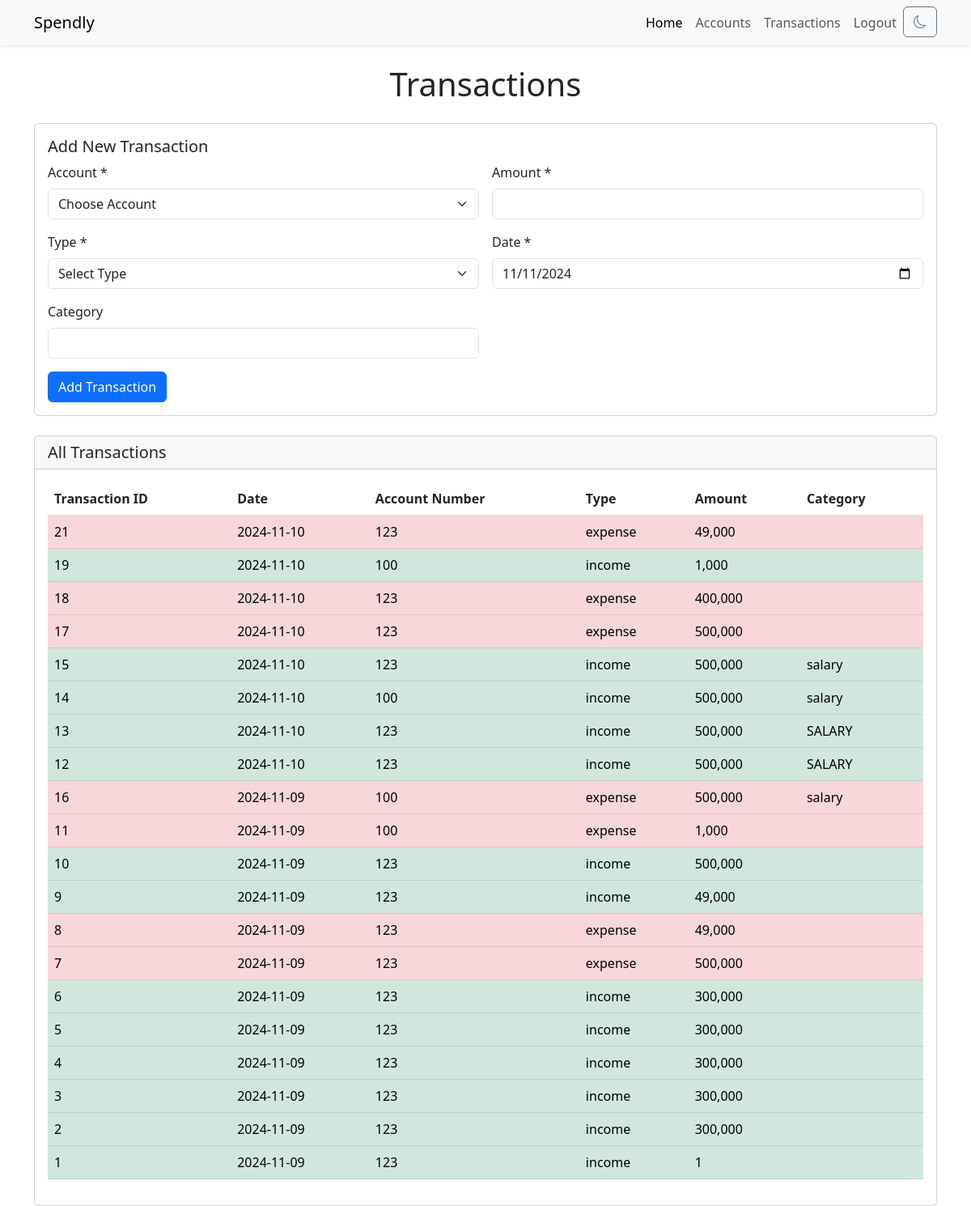
Page /transactions (signed in) on the earlier database version.
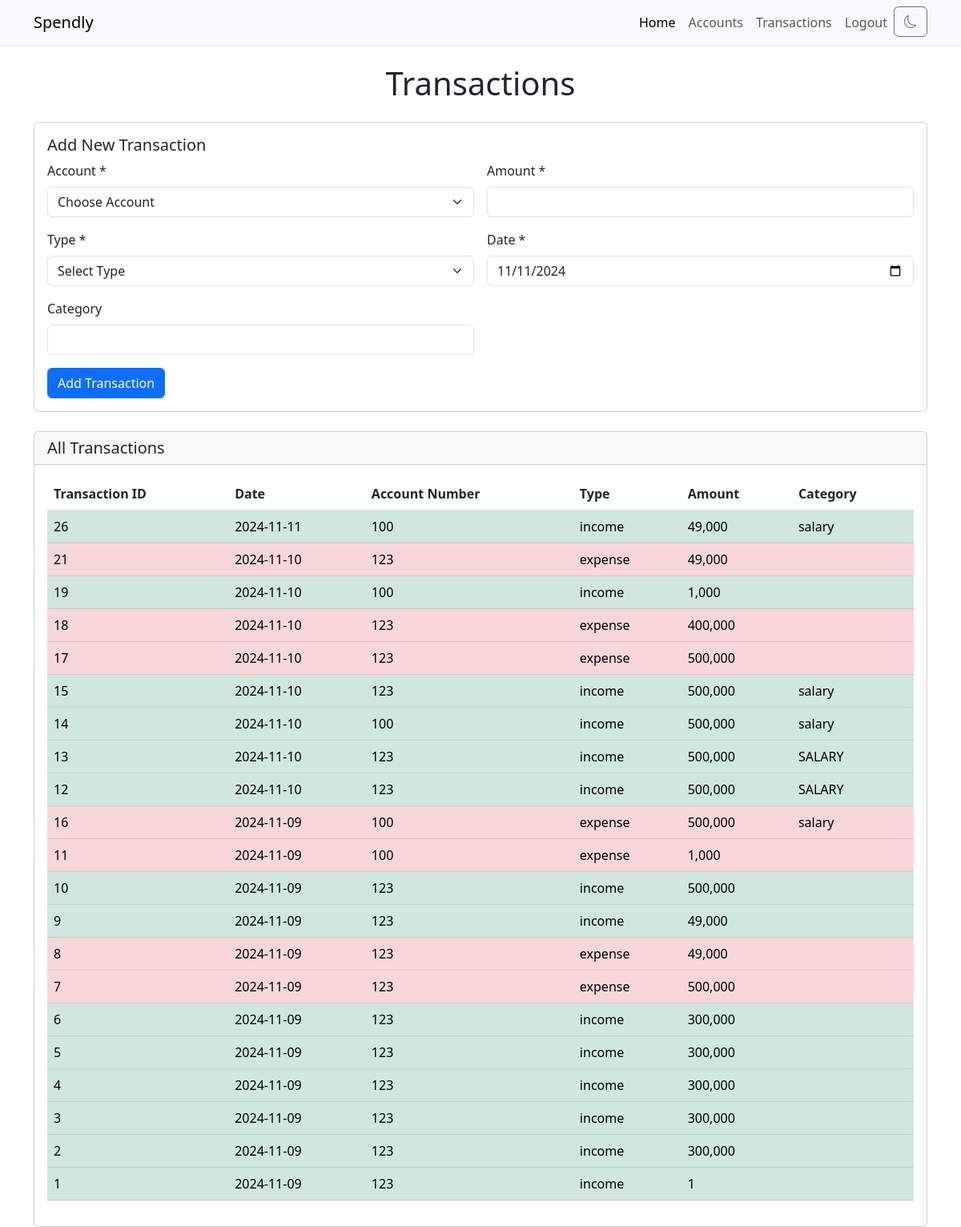
Same page on the later database version.
### app.py (models this page shows, shortened)
class TransactionsTable(db.Model):
    __tablename__ = 'transactions'
    tno = db.Column(db.Integer, primary_key = True, autoincrement = True)
    userid = db.Column(db.Integer, db.ForeignKey("users.id", ondelete='CASCADE'), nullable = False)
    date = db.Column(db.String, nullable = False)
    accno = db.Column(db.Integer, db.ForeignKey("accounts.accno"), nullable = False)
    type = db.Column(db.String, nullable = False)
    amount = db.Column(db.Integer, nullable = False)
    category = db.Column(db.String)

### app.py (the view, shortened to what this page needs)
@app.route('/transactions', methods = ["GET", "POST"])
@login_required
def transactions():
    form = TransactionForm()
    transactions = TransactionsTable.query.filter_by(userid=current_user.id).order_by(TransactionsTable.date.desc(), TransactionsTable.tno.desc()).all()
    form.account_number.choices = [('', "Choose Account")] + [(i.accno, f"{i.accno} - {i.bank}") for i in AccountsTable.query.filter_by(userid=current_user.id).all()]
    return render_template('transactions.html', form=form, transactions=transactions, title="Transactions")

### app.py
class TransactionForm(FlaskForm):
    account_number = SelectField("Account Number", validators=[InputRequired()])
    amount = IntegerField('Amount', validators=[InputRequired()])
    type = SelectField('Type', choices=[('', "Select Type"), ('expense', "Expenditure"), ('income', "Income")],validators=[InputRequired()])
    date = DateField('Date', default=datetime.today(), validators=[InputRequired()])
    category = StringField('Category')
    submit = SubmitField('Add Transaction')

### app.py (called while the page is built)
@login_manager.user_loader
def load_user(user_id):
    return UsersTable.query.get(int(user_id))

### templates/transactions.html (shortened to what this page needs)
{% extends "layout.html" %}
{% block content %}
<div class="container mt-4">
    <h1 class="mb-4 text-center">Transactions</h1>
    <div class="card mb-4">
        <div class="card-body">
            <h5 class="card-title">Add New Transaction</h5>
            <form id="addTransactionForm" class="row g-3" method="POST">
                <div class="col-md-6">
                    <label for="transactionAccount" class="form-label">Account *</label>
                    {{ form.account_number(class="form-select", id="transactionAccount") }}
                </div>
                <div class="col-md-6">
                    <label for="transactionAmount" class="form-label">Amount *</label>
                    {{ form.amount(class="form-control", id="transactionAmount") }}
                </div>
                <div class="col-md-6">
                    <label for="transactionType" class="form-label">Type *</label>
                    {{ form.type(class="form-select", id="transactionType") }}
                </div>
                <div class="col-md-6">
                    <label for="transactionDate" class="form-label">Date *</label>
                    {{ form.date(class="form-control", id="transactionDate") }}
                </div>
                <div class="col-md-6">
                    <label for="transactionCategory" class="form-label">Category</label>
                    {{ form.category(class="form-control", id="transactionCategory") }}
                </div>
                <div class="col-12">
                    {{ form.submit(class="btn btn-primary") }}
                </div>
            </form>
        </div>
    </div>
    <div class="card">
        <div class="card-header">
            <h5 class="card-title mb-0">All Transactions</h5>
        </div>
        <div class="card-body">
            {% if transactions %}
            <table id="transactionsTable" class="table">
                <thead>
                    <tr>
                        <th scope="col">Transaction ID</th>
                        <th scope="col">Date</th>
                        <th scope="col">Account Number</th>
                        <th scope="col">Type</th>
                        <th scope="col">Amount</th>
                        <th scope="col">Category</th>
                    </tr>
                </thead>
                <tbody>
                    {% for transaction in transactions %}
                    {% if transaction.type == 'income' %}
                        <tr class="table-success">
                    {% else %}
                        <tr class="table-danger">
                    {% endif %}
                            <td>{{transaction.tno}}</td>
                            <td>{{transaction.date}}</td>
                            <td>{{transaction.accno}}</td>
                            <td>{{transaction.type}}</td>
                            <td>{{"{:,}".format(transaction.amount)}}</td>
                            <td>{{transaction.category}}</td>
                        </tr>
                    {% endfor %}
                </tbody>
            </table>
            {% else %}
            <div class="alert alert-info" role="info">
                <i class="fas fa-exclamation-circle"></i> &nbsp; No transactions yet.
            </div>
            {% endif %}
        </div>
    </div>
</div>
{% endblock %}

### templates/layout.html (shortened to what this page needs)
<!DOCTYPE html>
<html lang="en">
<head>
    <link href="https://cdn.jsdelivr.net/npm/bootstrap@5.3.0/dist/css/bootstrap.min.css" rel="stylesheet">
    <link rel="stylesheet" href="https://cdn.jsdelivr.net/npm/bootstrap-icons@1.7.2/font/bootstrap-icons.css">
    <link rel="stylesheet" href="../static/style.css">
</head>
<body id="body" data-bs-theme="light">
    <nav class="navbar navbar-expand-lg navbar-light bg-light shadow-sm" id="navbar">
        <div class="container">
            <a class="navbar-brand" href="/">Spendly</a>
            <div class="collapse navbar-collapse" id="navbarNav">
                <ul class="navbar-nav ms-auto">
                    <li class="nav-item">
                        <a class="nav-link active" href="/">Home</a>
                    </li>
                    <li class="nav-item">
                        <a class="nav-link" href="/accounts">Accounts</a>
                    </li>
                    <li class="nav-item">
                        <a class="nav-link" href="/transactions">Transactions</a>
                    </li>
                    <li class="nav-item">
                        <button class="btn btn-link nav-link" data-bs-toggle="modal" data-bs-target="#logoutModal">Logout</button>
                    </li>
                    <li class="nav-item">
                        <button class="btn btn-outline-secondary" id="darkModeToggle">
                        </button>
                    </li>
                </ul>
            </div>
        </div>
    </nav>
    {% block content %}
    {% endblock %}
</body>
</html>

Differences in the rows shown:
added TransactionsTable: amount "49,000"
